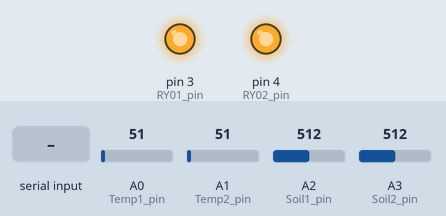
Recording of a sketch running on a simulated Arduino Uno, built with avr-gcc and run on an emulated ATmega328P. Parts: output pins drawn as LEDs (lit = HIGH). The inputs (shaded band) are chosen by the test bench; at power-on: A2 (Soil1_pin) = 512, A0 (Temp1_pin) = 51, A1 (Temp2_pin) = 51, A3 (Soil2_pin) = 512. What the sketch prints to the serial monitor is not drawn.

Above: at 1.2 s.
1.3 s: "A" received over Serial
At 1.6 s:
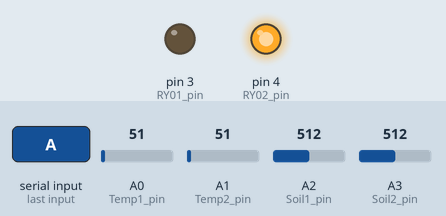
2.8 s: "B" received over Serial
At 3.9 s:
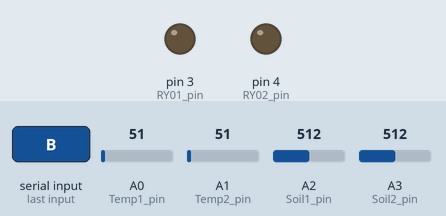
4.3 s: "a" received over Serial
At 5.0 s:
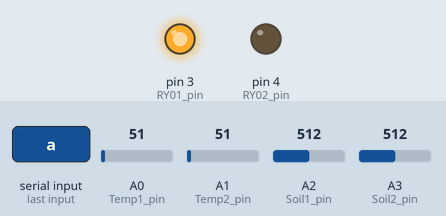
5.8 s: "b" received over Serial
At 6.5 s:
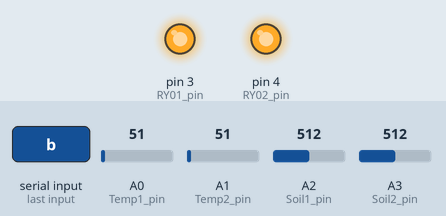
8.8 s: A2 (Soil1_pin) set to 109
11.8 s: A2 (Soil1_pin) set to 97
Timing chart, 0 to 14.3 s (numbered marks = the images above; inputs shaded):
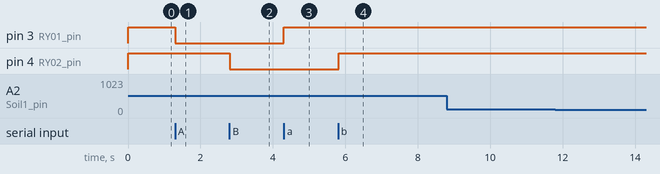

The sketch:

Pyduino.ino
```cpp
unsigned long previousMillis = 0;
const long interval = 10;
unsigned int SerialBuffer = 0;
int TX_data[4];
#define RY01_pin  3
#define RY02_pin  4
#define Temp1_pin A0
#define Temp2_pin A1
#define Soil1_pin A2
#define Soil2_pin A3
#define ON  0
#define OFF 1
void setup() {
  Serial.begin(9600);
  pinMode(RY01_pin, OUTPUT);
  pinMode(RY02_pin, OUTPUT);
  pinMode(Temp1_pin, INPUT);
  pinMode(Temp2_pin, INPUT);
  pinMode(Soil1_pin, INPUT);
  pinMode(Soil2_pin, INPUT);
  digitalWrite(RY01_pin, OFF);
  digitalWrite(RY02_pin, OFF);
}

void loop() {
  if(Serial.available()){
    SerialBuffer = Serial.read();
  }
  switch(SerialBuffer){
    case 'A':
      digitalWrite(RY01_pin, ON);
      break;
    case 'a':
      digitalWrite(RY01_pin, OFF);
      break;
    case 'B':
      digitalWrite(RY02_pin, ON);
      break;
    case 'b':
      digitalWrite(RY02_pin, OFF);
      break;
  }

  TX_data[0] = analogRead(Temp1_pin);
  TX_data[1] = analogRead(Temp2_pin);
  TX_data[2] = analogRead(Soil1_pin);
  TX_data[3] = analogRead(Soil2_pin);

  TX_data[0] = map(TX_data[0],0,1024,0,100);
  TX_data[1] = map(TX_data[1],0,1024,0,100);
  TX_data[2] = map(TX_data[2],0,1024,0,100);
  TX_data[3] = map(TX_data[3],0,1024,0,100);

  //Serial.println(String(Value[0])+","+String(Value[1])+","+String(Value[2])+","+String(Value[3]));
  unsigned long currentMillis = millis();
  if (currentMillis - previousMillis >= interval) {
    previousMillis = currentMillis;
    Serial.println(String(TX_data[0])+","+String(TX_data[1])+","+String(TX_data[2])+","+String(TX_data[3]));
  }
}
```

Measured:
- after the input at 1.3 s, pin 3 (RY01_pin): HIGH → LOW at once
- after the input at 2.8 s, pin 4 (RY02_pin): HIGH → LOW at once
- after the input at 4.3 s, pin 3 (RY01_pin): LOW → HIGH at once
- after the input at 5.8 s, pin 4 (RY02_pin): LOW → HIGH at once
- after the input at 8.8 s, every drawn part: stays the same
- after the input at 11.8 s, every drawn part: stays the same
